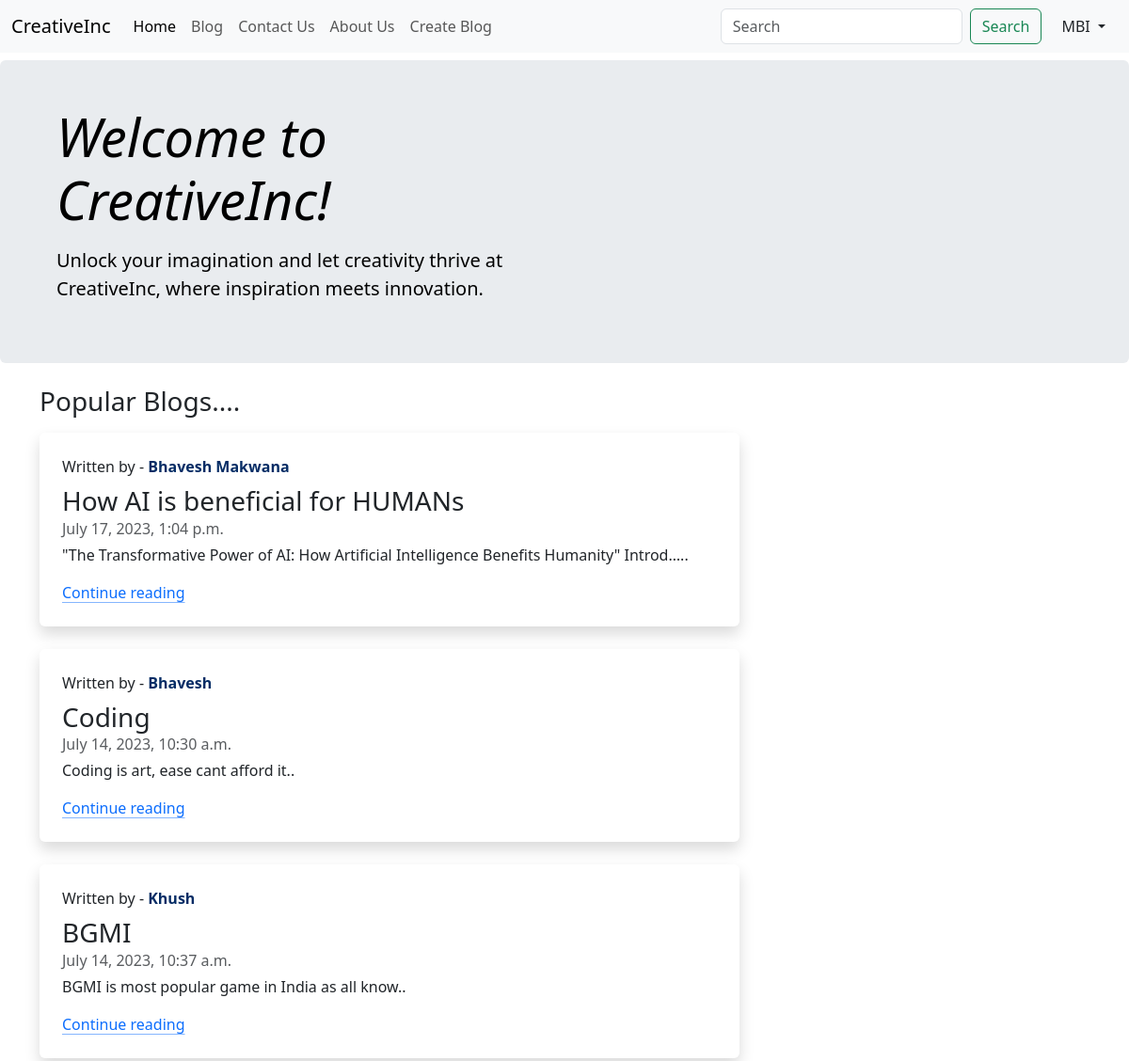
The app's page / (signed in) with its own data.
### blog/models.py (models this page shows, shortened)
class Post(models.Model):
    sno = models.AutoField(primary_key=True)
    author = models.CharField(max_length=100)
    title = models.CharField(max_length=100)
    content = models.TextField()
    slug = models.CharField(max_length=50)
    timeStamp = models.DateTimeField()
    views = models.IntegerField(default=0)

### home/views.py (the view)
# urls.py: 2. Add a URL to urlpatterns:  path('', views.home, name='home')
def home(request):
    topPosts = Post.objects.order_by('-views')[0:3]
    return render(request,'home/home.html',{'topPosts':topPosts})

### templates/home/home.html (shortened to what this page needs)
{% extends 'base.html' %}
{% block homeActive %} active {% endblock homeActive %}
{% block body %}
<div class="p-4 p-md-5 mb-4 mt-2 rounded text-body-emphasis bg-body-secondary">
  <div class="container">
    <div class="col-lg-6 px-0">
      <h1 class="display-4 fst-italic">Welcome to <b>CreativeInc</b>!</h1>
      <p class="lead my-3">Unlock your imagination and let creativity thrive at CreativeInc, where inspiration meets
        innovation.</p>
    </div>
  </div>
</div>
<div class="container">
  <h3>Popular Blogs....</h3>
  {% for post in topPosts %}
  <div class="col-md-8 mt-3">
    <div class="row g-0 rounded overflow-hidden flex-md-row mb-4 shadow h-md-250 position-relative">
      <div class="col p-4 d-flex flex-column position-static">
        <span>Written by - <strong class="d-inline-block mb-2 text-primary-emphasis">{{post.author}}</strong>
        <h3 class="mb-0">{{post.title}}</h3>
        <div class="mb-1 text-body-secondary">{{post.timeStamp}}</div>
        <p class="card-text mb-auto"><div class='preview'>{{post.content|truncatechars:90}}..</div></p>
        <a href="/blog/{{post.slug}}" class="icon-link gap-1 icon-link-hover stretched-link">
          Continue reading
          <svg class="bi">
            <use xlink:href="#chevron-right"></use>
          </svg>
        </a>
      </div>
    </div>
  </div>
  {% endfor %}
</div>
{% endblock body %}

### templates/base.html (shortened to what this page needs)
<!doctype html>
<html lang="en">
  <head>
    <link href="https://cdn.jsdelivr.net/npm/bootstrap@5.3.0/dist/css/bootstrap.min.css" rel="stylesheet">
  </head>
  <body>
    <nav class="navbar navbar-expand-lg bg-body-tertiary fixed-top sticky-top">
        <div class="container-fluid">
          <a class="navbar-brand" href="/">CreativeInc</a>
          <div class="collapse navbar-collapse" id="navbarSupportedContent">
            <ul class="navbar-nav me-auto mb-2 mb-lg-0">
              <li class="nav-item">
                <a class="nav-link {% block homeActive %} {% endblock homeActive %}" aria-current="page" href="/">Home</a>
              </li>
              <li class="nav-item">
                <a class="nav-link {% block blogActive%} {% endblock blogActive %}" href="/blog/">Blog</a>
              </li>
              <li class="nav-item">
                <a class="nav-link {% block contactActive %} {% endblock contactActive %}" href="/contact/">Contact Us</a>
              </li>
              <li class="nav-item">
                <a class="nav-link {% block aboutActive %} {% endblock aboutActive %}" href="/about/">About Us</a>
              </li>
              {% if user.is_authenticated %}
              <li class="nav-item">
                <a class="nav-link " href="/blog/createblog/">Create Blog</a>
              </li>
              {% endif %}
            </ul>
            <form class="d-flex" role="search" method='get' action='/search/'>
              <input id='searchQuery' name='searchQuery' class="form-control me-2" type="search" placeholder="Search" aria-label="Search">
              <button class="btn btn-outline-success me-2" type="submit">Search</button>
              {% if user.is_authenticated %}
                <div class="dropdown">
                  <button class="btn dropdown-toggle" type="button" data-bs-toggle="dropdown" aria-expanded="false">
                    <span>{{request.user}}</span>
                  </button>
                </div>
              {% else %}
                <a href='/login/' class="btn btn-outline-success" type="submit">Login</a>
                <a href='/signup/' class="btn btn-outline-success" type="submit">SignUp</a>
              {% endif %}
            </form>
          </div>
        </div>
      </nav>
      {% block body %}{% endblock body %}
  </body>
</html>

### records on screen
Post: author "Bhavesh Makwana", title "How AI is beneficial for HUMANs", timeStamp "July 17, 2023, 1:04 p.m.", content "\"The Transformative Power of AI: How Artificial Intelligence Benefits Humanity\" Introd…"
Post: author "Bhavesh", title "Coding", timeStamp "July 14, 2023, 10:30 a.m.", content "Coding is art, ease cant afford it"
Post: author "Khush", title "BGMI", timeStamp "July 14, 2023, 10:37 a.m.", content "BGMI is most popular game in India as all know"

### other values on screen
{{ request.user }} "MBI"
